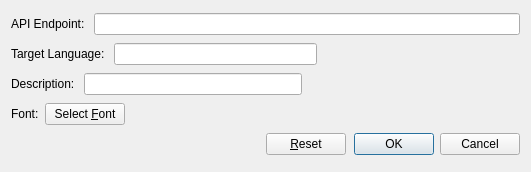
<?xml version="1.0" encoding="UTF-8"?>
<ui version="4.0">
 <class>ConfigDialog</class>
 <widget class="QDialog" name="ConfigDialog">
  <property name="geometry">
   <rect>
    <x>0</x>
    <y>0</y>
    <width>531</width>
    <height>172</height>
   </rect>
  </property>
  <property name="windowTitle">
   <string>Set API Endpoint URL</string>
  </property>
  <layout class="QVBoxLayout" name="verticalLayout">
   <item>
    <layout class="QHBoxLayout" name="horizontalLayout">
     <item>
      <widget class="QLabel" name="label_endpoint">
       <property name="text">
        <string>API Endpoint: </string>
       </property>
      </widget>
     </item>
     <item>
      <widget class="QLineEdit" name="lineEdit"/>
     </item>
    </layout>
   </item>
   <item>
    <layout class="QHBoxLayout" name="horizontalLayout_4">
     <item>
      <widget class="QLabel" name="label_target">
       <property name="text">
        <string>Target Language: </string>
       </property>
      </widget>
     </item>
     <item>
      <widget class="QLineEdit" name="lineEdit_target"/>
     </item>
     <item>
      <spacer name="horizontalSpacer_2">
       <property name="orientation">
        <enum>Qt::Horizontal</enum>
       </property>
       <property name="sizeHint" stdset="0">
        <size>
         <width>40</width>
         <height>20</height>
        </size>
       </property>
      </spacer>
     </item>
    </layout>
   </item>
   <item>
    <layout class="QHBoxLayout" name="horizontalLayout_5">
     <item>
      <widget class="QLabel" name="label_description">
       <property name="text">
        <string>Description: </string>
       </property>
      </widget>
     </item>
     <item>
      <widget class="QLineEdit" name="lineEdit_desc"/>
     </item>
     <item>
      <spacer name="horizontalSpacer_3">
       <property name="orientation">
        <enum>Qt::Horizontal</enum>
       </property>
       <property name="sizeHint" stdset="0">
        <size>
         <width>40</width>
         <height>20</height>
        </size>
       </property>
      </spacer>
     </item>
    </layout>
   </item>
   <item>
    <layout class="QHBoxLayout" name="horizontalLayout_6">
     <item>
      <widget class="QLabel" name="label">
       <property name="text">
        <string>Font:</string>
       </property>
      </widget>
     </item>
     <item>
      <widget class="QPushButton" name="fontButton">
       <property name="text">
        <string>Select &amp;Font</string>
       </property>
      </widget>
     </item>
     <item>
      <spacer name="horizontalSpacer_4">
       <property name="orientation">
        <enum>Qt::Horizontal</enum>
       </property>
       <property name="sizeHint" stdset="0">
        <size>
         <width>40</width>
         <height>20</height>
        </size>
       </property>
      </spacer>
     </item>
    </layout>
   </item>
   <item>
    <layout class="QHBoxLayout" name="horizontalLayout_3">
     <item>
      <spacer name="horizontalSpacer">
       <property name="orientation">
        <enum>Qt::Horizontal</enum>
       </property>
       <property name="sizeHint" stdset="0">
        <size>
         <width>40</width>
         <height>20</height>
        </size>
       </property>
      </spacer>
     </item>
     <item>
      <layout class="QHBoxLayout" name="horizontalLayout_2">
       <item>
        <widget class="QPushButton" name="pushButton">
         <property name="text">
          <string>&amp;Reset</string>
         </property>
        </widget>
       </item>
       <item>
        <widget class="QDialogButtonBox" name="buttonBox">
         <property name="orientation">
          <enum>Qt::Horizontal</enum>
         </property>
         <property name="standardButtons">
          <set>QDialogButtonBox::Cancel|QDialogButtonBox::Ok</set>
         </property>
        </widget>
       </item>
      </layout>
     </item>
    </layout>
   </item>
  </layout>
 </widget>
 <resources/>
 <connections>
  <connection>
   <sender>buttonBox</sender>
   <signal>accepted()</signal>
   <receiver>ConfigDialog</receiver>
   <slot>accept()</slot>
   <hints>
    <hint type="sourcelabel">
     <x>248</x>
     <y>254</y>
    </hint>
    <hint type="destinationlabel">
     <x>157</x>
     <y>274</y>
    </hint>
   </hints>
  </connection>
  <connection>
   <sender>buttonBox</sender>
   <signal>rejected()</signal>
   <receiver>ConfigDialog</receiver>
   <slot>reject()</slot>
   <hints>
    <hint type="sourcelabel">
     <x>316</x>
     <y>260</y>
    </hint>
    <hint type="destinationlabel">
     <x>286</x>
     <y>274</y>
    </hint>
   </hints>
  </connection>
 </connections>
</ui>
